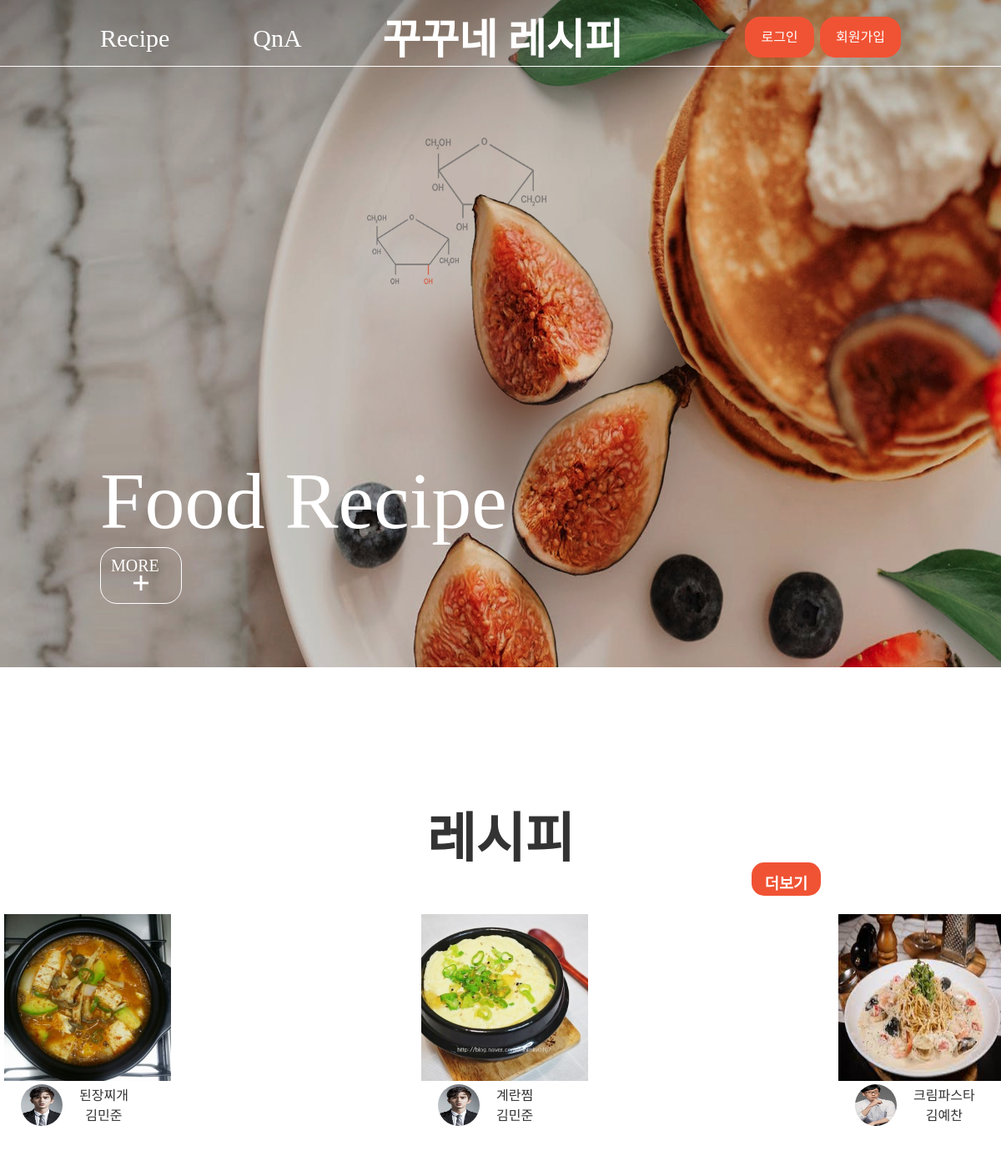
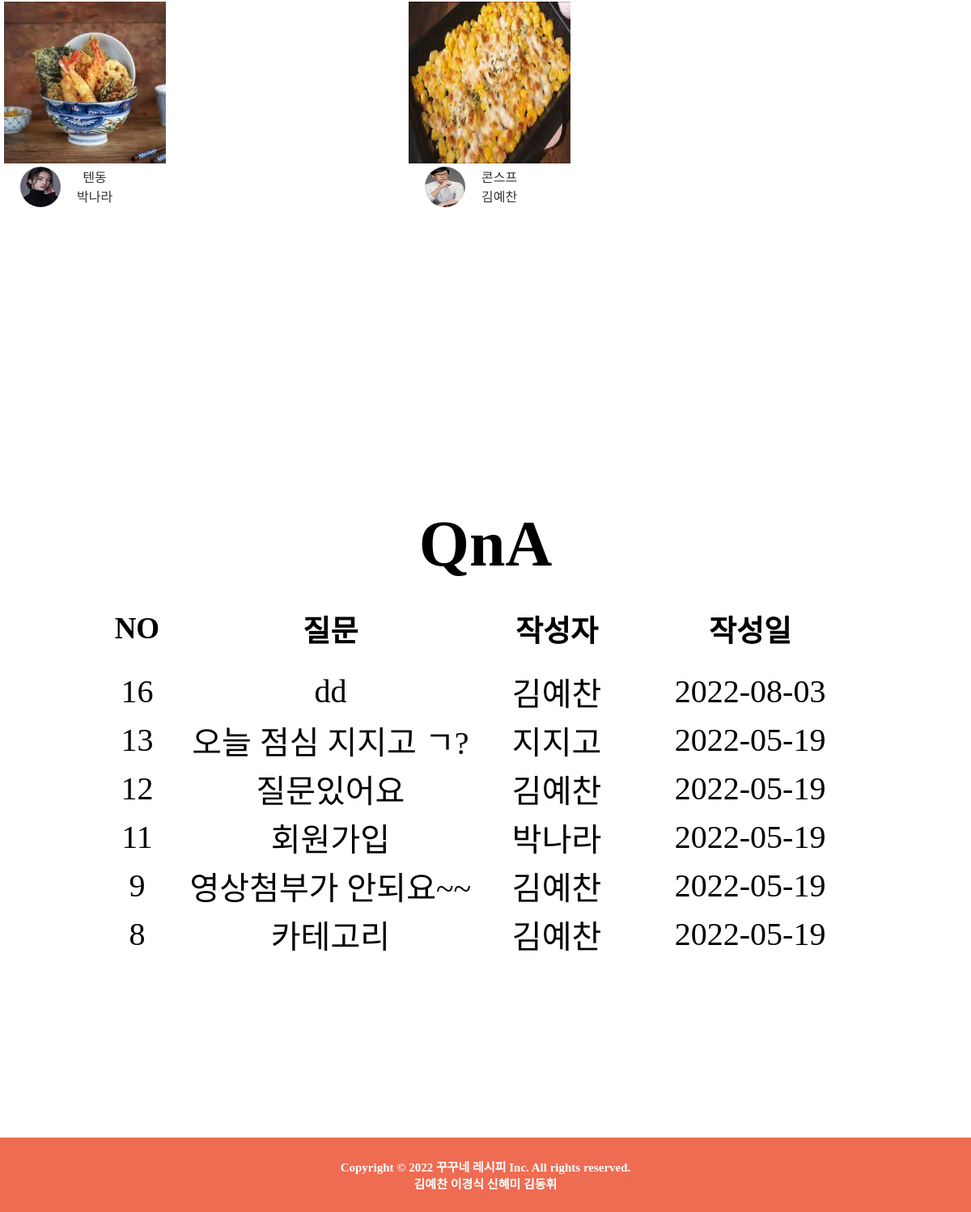
/project/main.php, run on the app's committed database (2 pictures, top to bottom).
### tables this page shows
CREATE TABLE IF NOT EXISTS `f_board` (
  `food_no` int(10) unsigned NOT NULL AUTO_INCREMENT,
  `food_img` varchar(100) DEFAULT NULL,
  `food_title` varchar(100) NOT NULL,
  `food_url` varchar(1000) DEFAULT NULL,
  `food_ctnt` varchar(3000) NOT NULL,
  `food_view` int(11) DEFAULT 0,
  `user_no` int(10) unsigned NOT NULL,
  `ctgr_no` int(10) unsigned NOT NULL,
  `created_at` datetime DEFAULT curtime(),
  PRIMARY KEY (`food_no`),
  KEY `user_no` (`user_no`),
  KEY `ctgr_no` (`ctgr_no`),
  CONSTRAINT `f_board_ibfk_1` FOREIGN KEY (`user_no`) REFERENCES `t_user` (`user_no`),
  CONSTRAINT `f_board_ibfk_2` FOREIGN KEY (`ctgr_no`) REFERENCES `c_board` (`ctgr_no`)
);

CREATE TABLE IF NOT EXISTS `t_user` (
  `user_no` int(10) unsigned NOT NULL AUTO_INCREMENT,
  `uid` varchar(10) NOT NULL,
  `upw` varchar(10) NOT NULL,
  `nm` varchar(10) NOT NULL,
  `birth` date NOT NULL,
  `gender` int(10) unsigned DEFAULT NULL CHECK (`gender` in (0,1)),
  `created_at` datetime DEFAULT curtime(),
  `profile_img` varchar(200) DEFAULT NULL,
  `ctnt` varchar(1000) DEFAULT NULL,
  PRIMARY KEY (`user_no`),
  UNIQUE KEY `uid` (`uid`)
);

CREATE TABLE IF NOT EXISTS `q_board` (
  `qust_no` int(10) unsigned NOT NULL AUTO_INCREMENT,
  `qust_title` varchar(100) NOT NULL,
  `qust_ctnt` varchar(1000) NOT NULL,
  `user_no` int(10) unsigned NOT NULL,
  `created_at` datetime DEFAULT curtime(),
  PRIMARY KEY (`qust_no`),
  KEY `user_no` (`user_no`),
  CONSTRAINT `q_board_ibfk_1` FOREIGN KEY (`user_no`) REFERENCES `t_user` (`user_no`)
);

### project/db/db_board.php (called while the page is built, shortened)
<?php
function main_recipe(&$param){
    $sql = "SELECT A.food_no, A.food_img, A.food_title, A.created_at,B.profile_img, B.nm, A.user_no
            FROM f_board A
            INNER JOIN t_user B ON A.user_no = B.user_no
            ORDER BY created_at desc
            LIMIT 6";
    $conn = get_conn();
    $result = mysqli_query($conn, $sql);
    return $result;
}
function main_qna(){
    $sql="SELECT A.qust_no, A.qust_title, A.user_no, date(A.created_at) as created_at, A.qust_ctnt, B.nm
          FROM q_board A
          INNER JOIN t_user B
          ON A.user_no = B.user_no
          ORDER BY qust_no DESC
          LIMIT 6";
    $conn = get_conn();
    $result = mysqli_query($conn, $sql);
    return $result;
}

### project/main.php (the view, shortened to what this page needs)
<?php
include 'db/db_board.php';
$list = main_recipe($param);
$qna = main_qna();
$nm = "";
?>
<!DOCTYPE html>
<html lang="en">
<head>
    <link rel="stylesheet" href="css/main.css">
</head>
<body>
    <div class="container">
        <div class="img">
            <img src="img/img_1.jpg">
        </div>
        <header>
            <div class="header-box">
                <div class="nav">
                    <ul>
                        <li><a href="allfood.php">Recipe</a></li>
                        <li><a href="qna.php">QnA</a></li>
                    </ul>
                </div>
                <div class="logo">
                    <h1><a href="#">꾸꾸네 레시피</a></h1>
                </div>
                <div class="join">
                    <?php if (isset($_SESSION["login_user"])) { ?>
                        <div class="login_user">
                            <a href="profile.php?user_no=<?= $login_user["user_no"] ?>">
                                <?php
                                $session_img = $_SESSION["login_user"]["profile_img"];
                                $profile_img = $session_img == null ? "ico_user.png" : "profile/" . $_SESSION["login_user"]["user_no"] . "/" . $session_img;
                                ?>
                                <div class="circular__img wh40">
                                    <img src="/project/img/<?= $profile_img ?>">
                                </div>
                            </a>
                            <div class="circular__nm"><?= $nm ?></div>
                            <a id="logout" href='logout.php'>로그아웃</a>
                        </div>
                    <?php } else if (isset($_SESSION["master_user"])) { ?>
                        <spana class="master"><?= $m_nm ?></spana>
                        <a href='logout.php' id="log">로그아웃</a>
                    <?php } else { ?>
                        <a href="login.php"><span>로그인</span></a>
                        <a href="join.php"><span>회원가입</span></a>
                    <?php } ?>
                </div>
            </div>
        </header>
        <div class="content">
            <p class="det">Food Recipe</p>
            <p class="de"><a href="allfood.php">MORE <img src="img/plus.svg"></a></p>
        </div>
    </div>
    <div class="page">
        <h1 class="text1">레시피</h1>
        <a href="allfood.php" id="mor">
            <h3>더보기</h3>
        </a>
        <div class="pg">
            <?php
            foreach ($list as $item) {
            ?>
                <a href="detail.php?food_no=<?= $item['food_no'] ?>">
                    <ul>
                        <li><img src="/project/img/board/<?= $item['food_img'] ?>"></li>
                        <div class="title">
                            <li class="profile"><img src="/project/img/profile/<?= $item["user_no"] ?>/<?= $item['profile_img'] ?>"></li>
                            <li><?= $item['food_title'] ?><br><?= $item['nm'] ?></li>
                        </div>
                    </ul>
                </a>
            <?php
            }
            ?>
        </div>
    </div>
    <div class="board">
        <h1>QnA</h1>
        <div class="qna_board">
            <tbody>
                <table>
                    <tr>
                        <th width="10%">NO</th>
                        <th width="40%">질문</th>
                        <th>작성자</th>
                        <th>작성일</th>
                    </tr>
                    <?php foreach ($qna as $item) { ?>
                        <tr class="title_td">
                            <td><?= $item["qust_no"] ?></td>
                            <td class="td_title"><a href="qna_detail.php?qust_no=<?= $item["qust_no"] ?>"><?= $item["qust_title"] ?></a></td>
                            <td><?= $item["nm"] ?></td>
                            <td><?= $item["created_at"] ?> </td>
                        </tr>
                    <?php } ?>
                </table>
            </tbody>
        </div>
    </div>
    <div class="footer">
        <h4>Copyright &copy; 2022 꾸꾸네 레시피 Inc. All rights reserved.<br> 김예찬 이경식 신혜미 김동휘</h4>
    </div>
</body>
</html>

### project/css/main.css (style rules this page uses)
:root { --one-color: #f05334; }
* { margin: 0; padding: 0; list-style: none; text-decoration: none; box-sizing: border-box; }
.container { position:relative; overflow: hidden; }
.container .img { animation: box-ani 5s ease; filter: brightness(90%); }
.container .img img { width:100%; height:100vh; }
header { position:absolute; top: 0; left:0; font-size:30px; border-bottom: 1px solid #fff; width:100%; height:80px; display:flex; align-items: center; justify-content: center; }
.header-box { width:80%; height:80px; display:flex; align-items: center; justify-content: space-between; font-family: 'GimpoGothicRegular00'; }
.header-box a { color: white; }
.logo { position: relative; }
.logo h1 { font-size:50px; font-family: 'Yeongdo-Rg'; font-weight: bold; padding-top: 7px; padding-right: 50px; }
.nav ul { display:flex; }
.nav li { padding-top:15px; }
.nav ul li:not(:last-child) { margin-right: 100px; }
.nav a:after { display:block; width:100%; content: ''; border-bottom: solid 3px var(--one-color); transform: scaleX(0); transition: transform 250ms ease-in-out; }
.join span { background-color: var(--one-color); padding: 15px 18px; font-size:16px; font-weight:500; border-radius: 19px; border: 1px solid var(--one-color); cursor: pointer; text-align:center; font-family: 'GimpoGothicRegular00'; }
.content { position:absolute; bottom:10%; left:0; padding-left: 10%; }
.content p { color:white; }
.content p:nth-child(1) { font-family: 'GimpoGothicBold00'; font-size: 12vh; }
.content p:last-child { font-size:2.5vh; width:20%; padding: 10px 20px; border: 1px solid #fff; border-radius: 20px; text-align: center; }
.content p:last-child a { position:relative; right:8px; }
.content a { color: #fff; }
.content p img { width:18px; position:relative; left: 15%; }
.content .det { animation: move 3s infinite; }
.content .de { cursor: pointer; animation: fadein 1s ease-in-out; }
.page { position: relative; display:flex; flex-direction:column; justify-content: center; align-items: center; height:1000px; }
.page .text1 { text-align:center; font-size:8vh; font-weight:bold; color:#333333; font-family: 'GimpoGothicBold00'; }
.page #mor { position: absolute; right: 18%; top:23%; }
.page h3 { width:83px; height:40px; color: #fff; padding:10px 10px; border-radius: 15px; text-align:center; background-color: var(--one-color); font-family: 'GimpoGothicRegular00'; }
.pg { display:grid; grid-template-columns: 500px 500px 190px; justify-content: center; }
.pg a { display: flex; }
.pg img { width:200px; height:200px; }
.profile img { width:50px; height:50px; border-radius:50%; }
.pg ul { margin-right: 50px; margin-top: 50px; }
.title { display: flex; height:50px; color: #333333; }
.title li { margin-left: 20px; text-align: center; }
.board { height:1000px; text-align: center; font-size: 5vh; display:flex; flex-direction:column; justify-content: center; align-items: center; font-family: 'GimpoGothicRegular00'; }
.qna_board { width:80%; }
th { font-size:37px; padding-bottom: 20px; }
.td_title a { color: black; }
table { width:100%; margin: 0 auto; padding-top: 30px; }
.footer { height:92px; background-color:#ee6c52; display:flex; align-items: center; justify-content: center; }
.footer h4 { color:#fff; font-size:15px; text-align:center; }

### data on the page
f_board: food_img (picture), user_no.profile_img (picture), food_title "된장찌개", user_no.nm "김민준"
f_board: food_img (picture), user_no.profile_img (picture), food_title "계란찜", user_no.nm "김민준"
f_board: food_img (picture), user_no.profile_img (picture), food_title "크림파스타", user_no.nm "김예찬"
f_board: food_img (picture), user_no.profile_img (picture), food_title "텐동", user_no.nm "박나라"
f_board: food_img (picture), user_no.profile_img (picture), food_title "콘스프", user_no.nm "김예찬"
q_board: qust_no "16", qust_title "dd", user_no.nm "김예찬", created_at "2022-08-03"
q_board: qust_no "13", qust_title "오늘 점심 지지고 ㄱ?", user_no.nm "지지고", created_at "2022-05-19"
q_board: qust_no "12", qust_title "질문있어요", user_no.nm "김예찬", created_at "2022-05-19"
q_board: qust_no "11", qust_title "회원가입", user_no.nm "박나라", created_at "2022-05-19"
q_board: qust_no "9", qust_title "영상첨부가 안되요~~", user_no.nm "김예찬", created_at "2022-05-19"
q_board: qust_no "8", qust_title "카테고리", user_no.nm "김예찬", created_at "2022-05-19"
